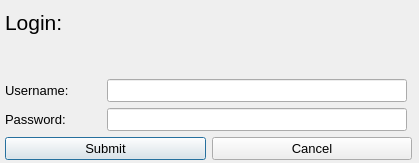
<?xml version="1.0" encoding="UTF-8"?>
<ui version="4.0">
 <class>Null_Bit_Login</class>
 <widget class="QDialog" name="Null_Bit_Login">
  <property name="geometry">
   <rect>
    <x>0</x>
    <y>0</y>
    <width>419</width>
    <height>163</height>
   </rect>
  </property>
  <property name="sizePolicy">
   <sizepolicy hsizetype="Fixed" vsizetype="Fixed">
    <horstretch>0</horstretch>
    <verstretch>0</verstretch>
   </sizepolicy>
  </property>
  <property name="font">
   <font>
    <pointsize>10</pointsize>
   </font>
  </property>
  <property name="windowTitle">
   <string>Null Bit Login</string>
  </property>
  <property name="modal">
   <bool>false</bool>
  </property>
  <widget class="QWidget" name="verticalLayoutWidget">
   <property name="geometry">
    <rect>
     <x>0</x>
     <y>0</y>
     <width>417</width>
     <height>170</height>
    </rect>
   </property>
   <layout class="QVBoxLayout" name="verticalLayout">
    <property name="leftMargin">
     <number>5</number>
    </property>
    <property name="topMargin">
     <number>10</number>
    </property>
    <property name="rightMargin">
     <number>5</number>
    </property>
    <property name="bottomMargin">
     <number>10</number>
    </property>
    <item>
     <widget class="QLabel" name="label_3">
      <property name="sizePolicy">
       <sizepolicy hsizetype="Preferred" vsizetype="Minimum">
        <horstretch>0</horstretch>
        <verstretch>0</verstretch>
       </sizepolicy>
      </property>
      <property name="minimumSize">
       <size>
        <width>0</width>
        <height>30</height>
       </size>
      </property>
      <property name="font">
       <font>
        <pointsize>16</pointsize>
       </font>
      </property>
      <property name="text">
       <string>Login:</string>
      </property>
      <property name="alignment">
       <set>Qt::AlignLeading|Qt::AlignLeft|Qt::AlignTop</set>
      </property>
     </widget>
    </item>
    <item>
     <layout class="QHBoxLayout" name="horizontalLayout">
      <property name="topMargin">
       <number>0</number>
      </property>
      <property name="rightMargin">
       <number>5</number>
      </property>
      <item>
       <widget class="QLabel" name="label">
        <property name="font">
         <font>
          <pointsize>10</pointsize>
         </font>
        </property>
        <property name="text">
         <string>Username:</string>
        </property>
       </widget>
      </item>
      <item>
       <widget class="QLineEdit" name="Username_Box">
        <property name="sizePolicy">
         <sizepolicy hsizetype="Minimum" vsizetype="Fixed">
          <horstretch>0</horstretch>
          <verstretch>0</verstretch>
         </sizepolicy>
        </property>
        <property name="minimumSize">
         <size>
          <width>300</width>
          <height>0</height>
         </size>
        </property>
       </widget>
      </item>
     </layout>
    </item>
    <item>
     <layout class="QHBoxLayout" name="horizontalLayout_2">
      <property name="rightMargin">
       <number>5</number>
      </property>
      <item>
       <widget class="QLabel" name="label_2">
        <property name="font">
         <font>
          <pointsize>10</pointsize>
         </font>
        </property>
        <property name="text">
         <string>Password:</string>
        </property>
       </widget>
      </item>
      <item>
       <widget class="QLineEdit" name="Password_Box">
        <property name="sizePolicy">
         <sizepolicy hsizetype="Minimum" vsizetype="Fixed">
          <horstretch>0</horstretch>
          <verstretch>0</verstretch>
         </sizepolicy>
        </property>
        <property name="minimumSize">
         <size>
          <width>300</width>
          <height>0</height>
         </size>
        </property>
        <property name="echoMode">
         <enum>QLineEdit::Password</enum>
        </property>
       </widget>
      </item>
     </layout>
    </item>
    <item>
     <layout class="QHBoxLayout" name="horizontalLayout_3">
      <item>
       <widget class="QPushButton" name="Submit_Button">
        <property name="text">
         <string>Submit</string>
        </property>
       </widget>
      </item>
      <item>
       <widget class="QPushButton" name="Cancel_Button">
        <property name="text">
         <string>Cancel</string>
        </property>
       </widget>
      </item>
     </layout>
    </item>
   </layout>
  </widget>
 </widget>
 <resources/>
 <connections/>
</ui>
